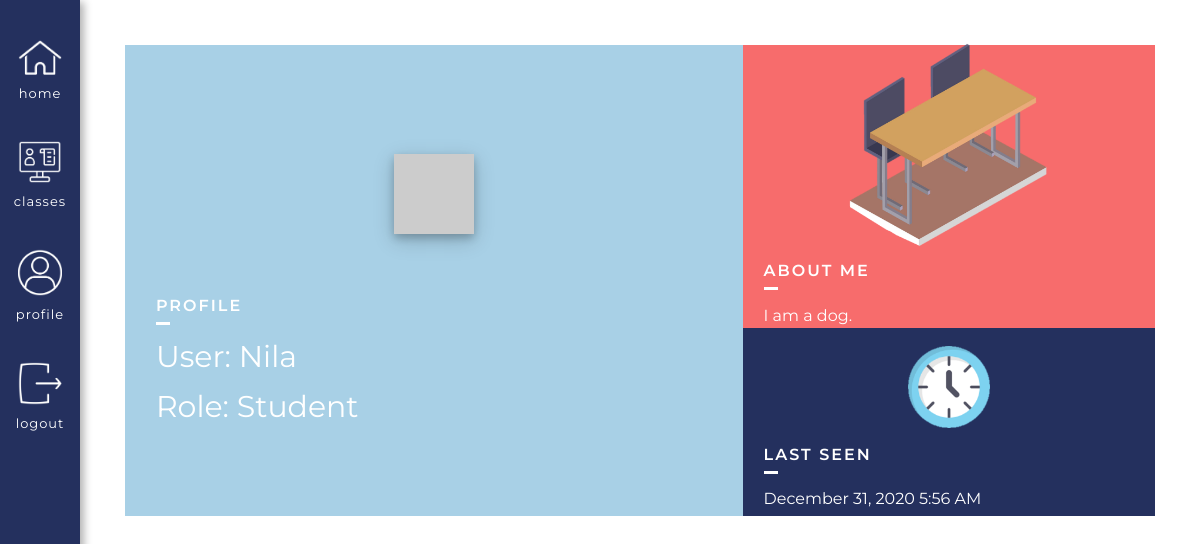
Before: /user/Nila (signed in) with the older database file.
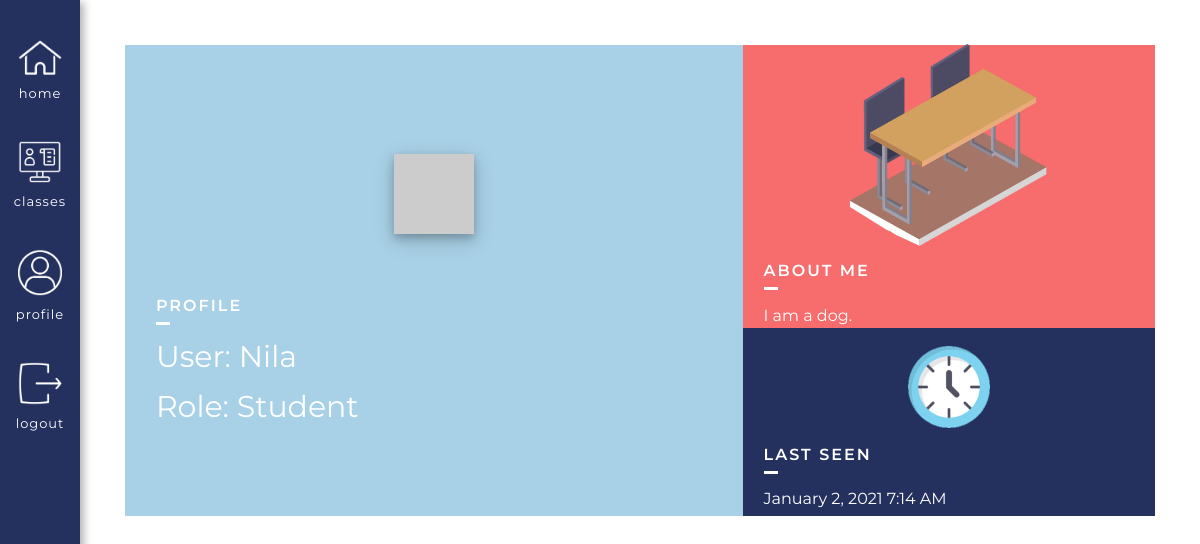
After: the same page with the newer database file.
### app/models.py (models this page shows, shortened)
class User(UserMixin, db.Model):
    id = db.Column(db.Integer, primary_key=True)
    username = db.Column(db.String(64), index=True, unique=True) # adding columns to the database
    email = db.Column(db.String(120), index=True, unique=True)
    password_hash = db.Column(db.String(128))
    role = db.Column(db.Integer, index=False, unique=False) # 0 is Teacher, 1 is Student
    about_me = db.Column(db.String(140))
    last_seen = db.Column(db.DateTime, default=datetime.utcnow)
    posts = db.relationship('Post', backref='author', lazy='dynamic') # First part is calling it from the Post model, secret field is the backref (author)
    reactions = db.relationship('Reactions', backref='reactor', lazy='dynamic') # This will show all the reactions that this user has made
    teaches = db.relationship('Courses', backref='teacher', lazy='dynamic') # This will show all the courses that the user teaches
    signups = db.relationship('Signups', backref='student', lazy='dynamic') # This will show all of the signups of that user
    def avatar(self, size):
        digest = md5(self.email.lower().encode('utf-8')).hexdigest()
        return 'https://www.gravatar.com/avatar/{}?d=identicon&s={}'.format(digest, size)

### app/routes.py (the view)
@app.route('/user/<username>') # User profile page
@login_required
def user(username):
    user = User.query.filter_by(username=username).first_or_404()
    posts = [
        {'author': user, 'body': 'Test post #1'},
        {'author': user, 'body': 'Test post #2'}
    ]
    return render_template('user.html', user=user, posts=posts, title=username)

### app/models.py (called while the page is built)
@login.user_loader
def load_user(id):
        return User.query.get(int(id))

### app/routes.py (called while the page is built)
@app.before_request # This function will be executed right before the view function
def before_request():
    if current_user.is_authenticated: # Checks whether the current user is logged in
        current_user.last_seen = datetime.utcnow() # Sets the last seen to the date using the UTC time zone
        db.session.commit() # Don't need to do db.session.add() because the user is already in the database (using a current_user)

### app/templates/user.html (shortened to what this page needs)
{% extends "base.html" %}
{% block head %}
    <link rel="stylesheet" href="{{ url_for('static', filename='css/user.css') }}">
{% endblock %}
{% block content %}
<div class = "userBox">
    <div class = "userImage">
        <img src="{{ user.avatar(380) }}">
        <div class = "usernameBox">
            <div class = "titleHolder">
                <h2>Profile</h2>
            </div>
            <div class = "usernameInside">
                <div class = "userInsideAgain">
                    <h1>User: {{ user.username }}</h1>
                    {% if user.role == 0 %}
                        <h1>Role: Teacher</h1>
                    {% else %}
                        <h1>Role: Student</h1>
                    {% endif %}
                </div>
            </div>
        </div>
    </div>
    <div class = "userInfo">
        <div class = "about">
            <div class = "aboutImage">
                <img src="{{ url_for('static', filename='images/Table.png' )}}">
            </div>
            <div class = "aboutMeText">
                <div class = "titleHolder aboutTitle">
                    <h2>About Me</h2>
                </div>
                <div class = "aboutActual">
                    {% if user.about_me %}
                        <p> {{ user.about_me }}</p>
                    {% endif %}
                </div>
            </div>
        </div>
        <div class = "lastSeenHolder">
            <div class = "aboutImage timeImage">
                <img src="{{ url_for('static', filename='images/Time.png' )}}">
            </div>
            <div class = "lastSeen">
                {% if user.last_seen %}
                    <div class = "titleHolder aboutTitle">
                        <h2>Last seen</h2>
                    </div>
                    <div class = "aboutActual">
                        <p>{{ moment(user.last_seen).format('LLL') }}</p>
                    </div>
                {% endif %}
            </div>
        </div>
    </div>
</div>
{% endblock %}

### app/templates/base.html (shortened to what this page needs)
<!DOCTYPE html>
<html>
    <head>
        <link rel="stylesheet" href="{{ url_for('static', filename='css/base.css') }}">
        {% block head %} {% endblock %}
    </head>
    <header>
        <nav>
            <div class = "headerItem uppermost">
                <div class = "insideHeader">
                    <a class = "imageLinkHolder" href="{{ url_for('index') }}">
                        <img src = "{{ url_for('static', filename='images/Home.png') }}">
                    </a>
                    <a href="{{ url_for('index') }}">Home</a>
                </div>
            </div>
            {% if current_user.is_anonymous %}
            <div class = "headerItem">
                <div class = "insideHeader">
                    <a class = "imageLinkHolder" href="{{ url_for('login') }}">
                        <img src = "{{ url_for('static', filename='images/Login.png') }}">
                    </a>
                    <a href="{{ url_for('login') }}">Login</a>
                </div>
            </div>
            {% else %}
            <div class = "headerItem">
                <div class = "insideHeader">
                    <a class = "imageLinkHolder" href="{{ url_for('classes', username=current_user.username) }}">
                        <img src = "{{ url_for('static', filename='images/ClassesIcon.png') }}">
                    </a>
                    <a href="{{ url_for('classes', username=current_user.username) }}">Classes</a>
                </div>
            </div>
            <div class = "headerItem">
                <div class = "insideHeader">
                    <a class = "imageLinkHolder" href="{{ url_for('user', username=current_user.username) }}">
                        <img src = "{{ url_for('static', filename='images/ProfileIcon.png') }}">
                    </a>
                    <a href="{{ url_for('user', username=current_user.username) }}">Profile</a>
                </div>
            </div>
            <div class = "headerItem">
                <div class = "insideHeader">
                    <a class = "imageLinkHolder" href="{{ url_for('logout') }}">
                        <img src = "{{ url_for('static', filename='images/LogoutIcon.png') }}">
                    </a>
                    <a href="{{ url_for('logout') }}">Logout</a>
                </div>
            </div>
            {% endif %}
        </nav>
    </header>
    <body>
        <div class = "contentHolder">
            {% block content %} {% endblock %}
        </div>
    </body>
</html>

### app/static/css/base.css (style rules this page uses)
body { margin: 0 !important; font-family: "Montserrat", sans-serif; }
header { height: 100vh; width: 80px; display: flex; align-items: center; justify-content: flex-start; font-family: Poppins, sans-serif; text-transform: uppercase; z-index: 100; font-family: "Montserrat", sans-serif; position: fixed; top: 0; box-shadow: 4px 2px 8px 0 rgba(0, 0, 0, 0.3); }
nav { background-color: #24305E; width: 100%; height: 100%; display: flex; flex-direction: column; justify-content: flex-start; align-items: center; left: 0; }
nav a { font-family: 'Montserrat', sans-serif; text-decoration: none; color: black; }
h1, p { margin: 0; }
h2, h3 { font-weight: 400; }
.contentHolder { margin: 45px 45px 45px 125px; }
.headerItem { display: flex; flex-direction: column; justify-content: center; align-items: center; width: 100%; margin-top: 25%; margin-bottom: 25%; }
.uppermost { margin-top: 50%; }
.insideHeader { display: flex; flex-direction: column; justify-content: center; align-items: center; }
.headerItem img { width: 55%; margin-bottom: 10px; }
.imageLinkHolder { display: flex; justify-content: center; }
.headerItem a { font-size: 13px; color: white; text-transform: lowercase; letter-spacing: 1px; }

### app/static/css/user.css (style rules this page uses)
.userBox { display: flex; justify-content: space-between; width: 100%; }
.userImage { background-color: #A8D0E6; width: 60%; display: flex; justify-content: center; align-items: center; flex-direction: column; }
.userImage img { margin: 8%; box-shadow: 0 4px 8px 0 rgba(0, 0, 0, 0.2), 0 6px 20px 0 rgba(0, 0, 0, 0.19); }
.userInfo { width: 40%; }
.about { background-color: #F76C6C; display: flex; flex-direction: column; justify-content: center; align-items: center; height: 60%; }
.lastSeenHolder { display: flex; flex-direction: column; align-items: center; justify-content: space-around; height: 40%; background-color: #24305E; }
.lastSeen { width: 90%; }
.contentHolder { display: flex; align-items: center; justify-content: center; }
.usernameBox { width: 90%; margin-bottom: 4%; color: white; }
.usernameInside h1 { font-weight: 400; font-size: 30px; line-height: 50px; }
.usernameInside { margin-top: 3%; display: flex; justify-content: space-between; align-items: center; }
.titleHolder h2 { position: relative; font-size: 16px; font-weight: 600; text-transform: uppercase; letter-spacing: 2px; color: white; }
.titleHolder h2:after { position: absolute; content: ''; height: 3px; bottom: -10px; left: 0; right: 0; width: 2.5%; background: white; }
.aboutTitle h2:after { width: 4%; }
.aboutImage { width: 100%; display: flex; justify-content: center; align-items: center; }
.aboutImage img { width: 50%; }
.aboutMeText { width: 90%; color: white; }
.aboutActual { padding-top: 2%; line-height: 30px; color: white; }
.timeImage img { width: 20%; margin-top: 4%; }

Changed rows visible on the page:
changed User "Nila": last_seen "December 31, 2020 5:56 AM" → "January 2, 2021 7:14 AM"
